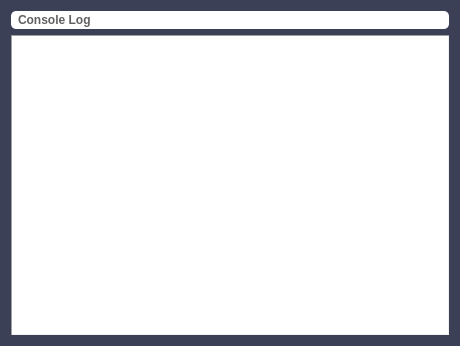
<?xml version="1.0" encoding="UTF-8"?>
<ui version="4.0">
 <class>ConsoleLog</class>
 <widget class="QWidget" name="ConsoleLog">
  <property name="geometry">
   <rect>
    <x>0</x>
    <y>0</y>
    <width>460</width>
    <height>346</height>
   </rect>
  </property>
  <property name="windowTitle">
   <string>Form</string>
  </property>
  <property name="styleSheet">
   <string notr="true">QWidget{background-color: rgb(59,64,86);}
QTextEdit, QLineEdit, QListWidget, .QFrame, QLabel{background-color: white;}
QTextEdit {font: 10pt 'Calibri'; border: 1px solid #A0A0A0; border-style: inset;}
QLineEdit{border-radius:0; color: #404040;font: 12pt 'Calibri'; font-weight:500; border: 1px solid #A0A0A0; border-style: inset;}
QLabel{color: #606060; font: bold 14pt 'Calibri'; font-weight:700; padding: 0 2px 0 2px}
.QFrame{border-radius:5%;}
</string>
  </property>
  <layout class="QVBoxLayout" name="verticalLayout">
   <item>
    <widget class="QFrame" name="frame">
     <property name="frameShape">
      <enum>QFrame::StyledPanel</enum>
     </property>
     <property name="frameShadow">
      <enum>QFrame::Raised</enum>
     </property>
     <layout class="QVBoxLayout" name="verticalLayout_2">
      <property name="spacing">
       <number>0</number>
      </property>
      <property name="leftMargin">
       <number>2</number>
      </property>
      <property name="topMargin">
       <number>2</number>
      </property>
      <property name="rightMargin">
       <number>2</number>
      </property>
      <property name="bottomMargin">
       <number>2</number>
      </property>
      <item>
       <widget class="QLabel" name="label">
        <property name="text">
         <string>Console Log</string>
        </property>
       </widget>
      </item>
     </layout>
    </widget>
   </item>
   <item>
    <widget class="QTextEdit" name="textEdit">
     <property name="readOnly">
      <bool>true</bool>
     </property>
     <property name="html">
      <string>&lt;!DOCTYPE HTML PUBLIC &quot;-//W3C//DTD HTML 4.0//EN&quot; &quot;http://www.w3.org/TR/REC-html40/strict.dtd&quot;&gt;
&lt;html&gt;&lt;head&gt;&lt;meta name=&quot;qrichtext&quot; content=&quot;1&quot; /&gt;&lt;style type=&quot;text/css&quot;&gt;
p, li { white-space: pre-wrap; }
&lt;/style&gt;&lt;/head&gt;&lt;body style=&quot; font-family:'Calibri'; font-size:10pt; font-weight:400; font-style:normal;&quot;&gt;
&lt;p style=&quot;-qt-paragraph-type:empty; margin-top:0px; margin-bottom:0px; margin-left:0px; margin-right:0px; -qt-block-indent:0; text-indent:0px;&quot;&gt;&lt;br /&gt;&lt;/p&gt;&lt;/body&gt;&lt;/html&gt;</string>
     </property>
    </widget>
   </item>
  </layout>
 </widget>
 <resources/>
 <connections/>
</ui>
